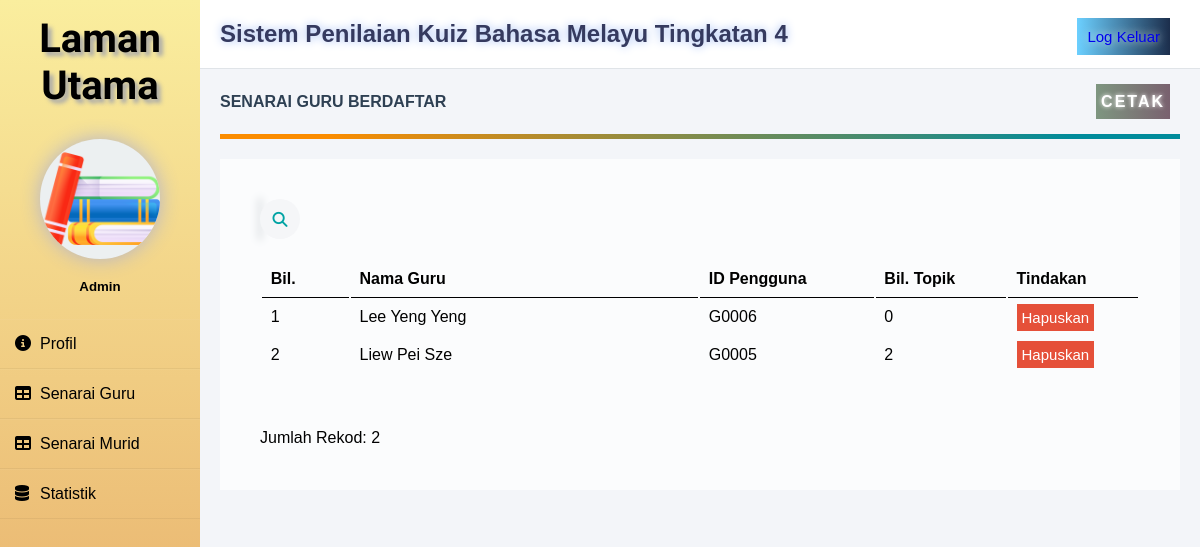
The page /senaraiguru.php (signed in) on the database its author committed.
### tables this page shows
CREATE TABLE `pengguna` (
  `idpengguna` varchar(10) NOT NULL,
  `peranan` varchar(10) NOT NULL,
  `nama` varchar(20) NOT NULL,
  `katalaluan` varchar(10) NOT NULL,
  `notel` varchar(12) NOT NULL
);

### senaraiguru.php (the view, shortened to what this page needs)
<?php
require 'connect.php';
include('template/sidebar.php');
?>
<head>
    <link rel="stylesheet" href="css/senaraigurustyle.css?v=<?php echo time(); ?>">
</head>
        <div class="space">
            <div class="header">
                <h2>Sistem Penilaian Kuiz Bahasa Melayu Tingkatan 4</h2>
                <div class="logoutbutton"><a href="logout.php">Log Keluar</a></div>
            </div>
            <div class="maincontent">
                <div class="title">SENARAI GURU BERDAFTAR</div>
                <a name="cetak" onclick="window.print()">CETAK</a>
                <div class="separator"></div>
                <div class="detailbox">
                    <div class="searchbox">
                            <div class="searchbutton">
                                <i class="fas fa-search"></i>
                            </div>
                    </div>
                    <table class="senaraiguru" id="senaraiguru" autowidth="false">
                        <thead>
                            <tr>
                                <th style="width: 10%;">Bil.</th>
                                <th style="width: 40%;">Nama Guru</th>
                                <th style="width: 20%;">ID Pengguna</th>
                                <th style="width: 15%;">Bil. Topik</th>
                                <th style="width: 15%;">Tindakan</th>
                            </tr>
                        </thead>
                    <?php
                        $bil = 1;
                        $queryguru = mysqli_query($conn,"SELECT * FROM pengguna WHERE peranan='guru' ORDER BY nama ASC");
                        while($fetchguru = mysqli_fetch_assoc($queryguru)){
                            $topik = mysqli_query($conn,"SELECT idtopik, COUNT(idtopik) as 'biltopik' FROM topik WHERE idpengguna='$fetchguru[idpengguna]' GROUP BY idpengguna");
                            $datatopik = mysqli_fetch_assoc($topik);
                            $bildatatopik = mysqli_num_rows($topik);
                    ?>
                        <tbody>
                            <tr>
                                <td><?php echo $bil;?></td>
                                <td><?php echo $fetchguru['nama'];?></td>
                                <td><?php echo $fetchguru['idpengguna'];?></td>
                                <td><?php
                                if($bildatatopik==0){
                                    echo 0;
                                } else {
                                    echo $datatopik['biltopik'];
                                } ?></td>
                                <td>
                                    <a href="hapuskanguru.php?idpengguna=<?php echo $fetchguru['idpengguna']; ?>" class="hapusguru" onclick="return confirm('Adakah anda ingin hapuskan semua rekod guru ini?')">Hapuskan</a>
                                </td>
                            </tr>
                        </tbody>
                        <?php $bil++; } ?>
                    </table>
                    <br><br>Jumlah Rekod: <?php echo $bil-1;?><br>
                    </div>
            </div>
        </div>
</body>
</html>

### template/sidebar.css (style rules this page uses)
* { margin: 0; padding: 0; box-sizing: border-box; list-style: none; font-family: Verdana, Geneva, Tahoma, sans-serif; }
body { margin: 0; padding: 0; background: #f3f5f9; }

### css/senaraigurustyle.css (style rules this page uses)
* { margin: 0; padding: 0; box-sizing: border-box; list-style: none; font-family: Verdana, Geneva, Tahoma, sans-serif; }
body { margin: 0; padding: 0; background: #f3f5f9; }
.space { width: 100%; margin-left: 200px; }
.header { padding: 20px; background: #fff; color: #000000; border-bottom: 1px solid #e0e4e8; }
.header h2 { color: #353A5F; text-shadow: 0 0 10px #9EBAF3; }
.logoutbutton { padding: 10px; background-image: linear-gradient(90deg,#6CD0FF,#1C2E4C); text-shadow: 0 0 10px #fff; float: right; margin-top: -30px; margin-right: 10px; font-size: 15px; color: #fff; }
a { text-decoration: none; }
.maincontent { margin: 20px; color: #000000; line-height: 25px; }
.maincontent div { margin-bottom: 20px; }
.title { font-weight: bold; color: #2E4053; }
.separator { height: 5px; background-image: linear-gradient(108.9deg, rgba(251,140,0,1) 11.2%, rgba(0,139,155,1) 88.9%); }
.detailbox { position: relative; background: #fff; background-color: rgba(255, 255, 255, 0.7); padding: 40px; }
.searchbox { position: relative; }
.searchbutton { position: absolute; top: 0; left: 0; background: #f5f6f8; width: 40px; height: 40px; border-radius: 50%; cursor: pointer; transition: all 0.5s 0.6s linear; }
.searchbutton .fas { position: absolute; top: 50%; left: 50%; transform: translate(-50%,-50%); color: #01a3a4; font-size: 15px; transition: all 0.5s 0.6s linear; }
.senaraiguru { width: 100%; table-layout: auto; }
table tr th { border-bottom: 1px solid black; padding: 1%; text-align: left; }
table tr td { padding: 1%; }
.hapusguru { background-color: #e55039; padding: 5px; color: white; text-decoration: none; font-size: 15px; }
a[name="cetak"] { cursor: pointer; background-image: linear-gradient(to right, #7E9680, #79616F); text-shadow: 0 0 4px #fff; padding: 5px; color: white; letter-spacing: 2px; text-decoration: none; font-weight: bold; display: inline-block; float: right; margin-top: -50px; margin-right: 10px; }

### rows shown on the page
pengguna: nama "Lee Yeng Yeng", idpengguna "G0006"
pengguna: nama "Liew Pei Sze", idpengguna "G0005", biltopik "2"

### other values the page prints
$bil-1 "2"
